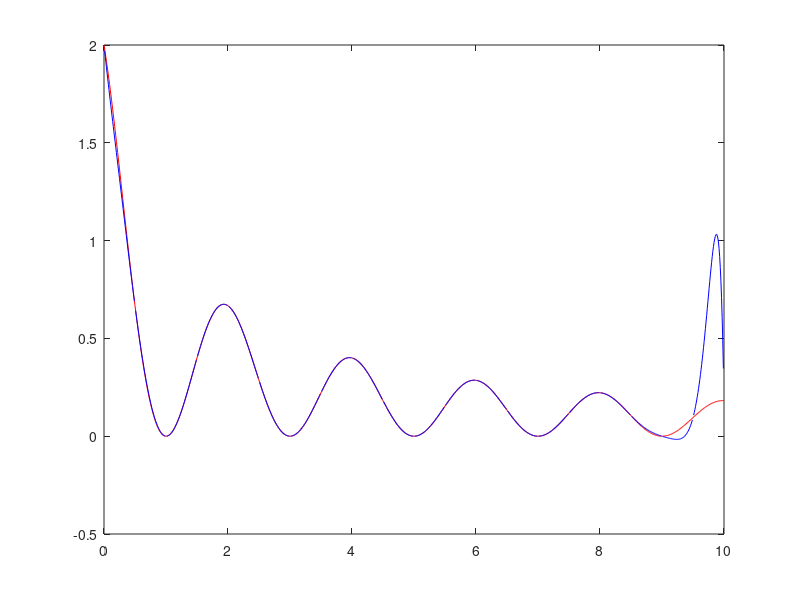

Reproduce this figure in MATLAB.
# Problem 1
clear; clc;
x=[1930 1940 1950 1960 1970 1980];
y=[123203 131669 150697 179323 203212 226505];

xx=[1955 1995];
m = length(x);
n = length(xx);
lgr = zeros(1, n);

for k = 1:n
  lgrTop = 0;
  lgrBottom = 0;
  ai= zeros(1, m);
  
  for i = 1:m
    product = 1;
    
    for j = 1:m
      if(i == j)
        continue
      endif
      
      product = product * (x(i) - x(j));
    endfor
    
    ai(i) = 1 / product;
  endfor
  
  for i = 1:m
    lgrTop = lgrTop + ((ai(i) * y(i)) / (xx(k) - x(i)));
    lgrBottom = lgrBottom + (ai(i) / (xx(k) - x(i)));
  endfor

  lgr(k) = lgrTop / lgrBottom;
endfor

lgr

# Problem 2
clear;

x=[100 121 144];
y=[10 11 12];

xx=[115];

m = length(x);
n = length(xx);
lgr = zeros(1, n);

for k = 1:n
  lgrTop = 0;
  lgrBottom = 0;
  ai= zeros(1, m);
  
  for i = 1:m
    product = 1;
    
    for j = 1:m
      if(i == j)
        continue
      endif
      
      product = product * (x(i) - x(j));
    endfor
    
    ai(i) = 1 / product;
  endfor
  
  for i = 1:m
    lgrTop = lgrTop + ((ai(i) * y(i)) / (xx(k) - x(i)));
    lgrBottom = lgrBottom + (ai(i) / (xx(k) - x(i)));
  endfor

  lgr(k) = lgrTop / lgrBottom;
endfor

lgr

# Problem 3
clear;

xx=0:.01:10;
x=0:.01:10;
m = length(x);
y = zeros(1,m);

for i = 1:m
  y(i) = ( 1 + cos( pi * x(i) ) ) / ( 1 + x(i) );
endfor

plot(x, y, 'Color', 'r');

x=linspace(0,10,21);

m = length(x);
y = zeros(1,m);

for i = 1:m
  y(i) = ( 1 + cos( pi * x(i) ) ) / ( 1 + x(i) );
endfor

n = length(xx);
lgr = zeros(1, n);

for k = 1:n
  lgrTop = 0;
  lgrBottom = 0;
  ai= zeros(1, m);
  
  for i = 1:m
    product = 1;
    
    for j = 1:m
      if(i == j)
        continue
      endif
      
      product = product * (x(i) - x(j));
    endfor
    
    ai(i) = 1 / product;
  endfor
  
  for i = 1:m
    lgrTop = lgrTop + ((ai(i) * y(i)) / (xx(k) - x(i)));
    lgrBottom = lgrBottom + (ai(i) / (xx(k) - x(i)));
  endfor

  lgr(k) = lgrTop / lgrBottom;
endfor

hold on
plot(xx, lgr, 'Color', 'b');